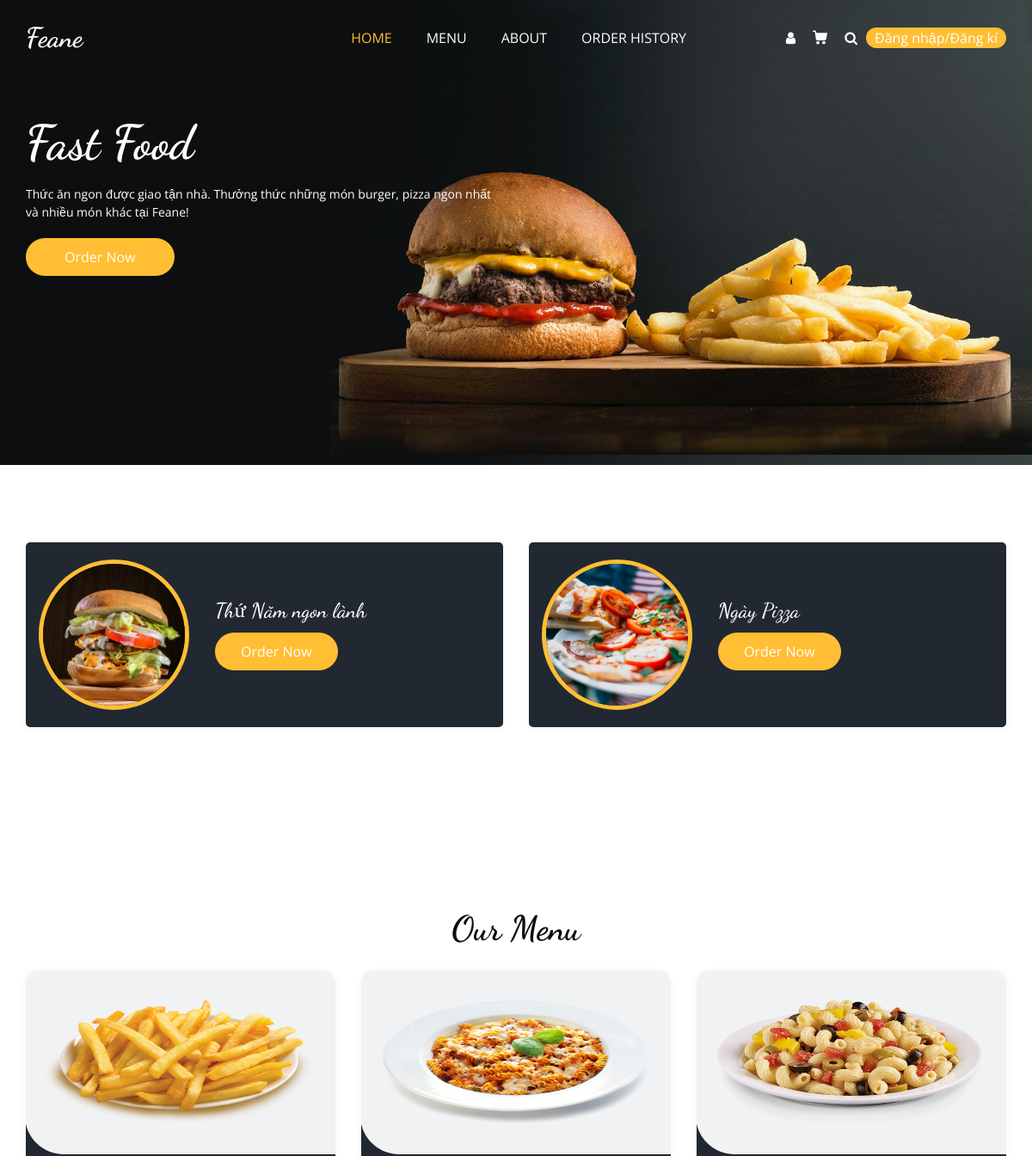
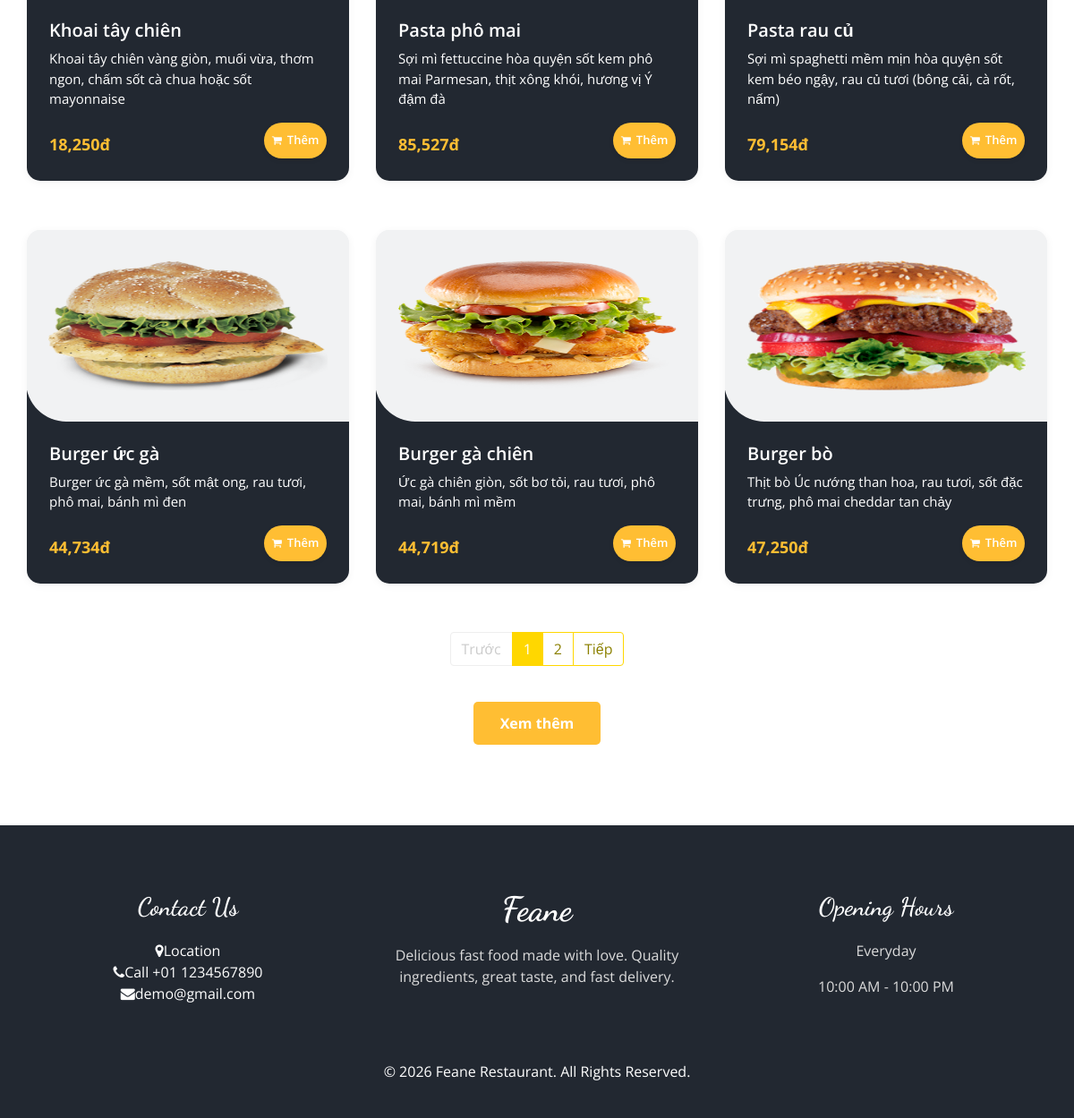
The page / on the database its author committed (2 pictures, top to bottom).
### tables this page shows
CREATE TABLE `products` (
  `id` int(11) NOT NULL,
  `code` varchar(20) NOT NULL,
  `name` varchar(200) NOT NULL,
  `category_id` int(11) NOT NULL,
  `description` text DEFAULT NULL,
  `image` varchar(255) DEFAULT NULL,
  `cost_price` decimal(10,2) NOT NULL,
  `selling_price` decimal(10,2) NOT NULL,
  `stock_quantity` int(11) DEFAULT 0,
  `status` enum('active','inactive') DEFAULT 'active',
  `created_at` timestamp NOT NULL DEFAULT current_timestamp(),
  `updated_at` timestamp NOT NULL DEFAULT current_timestamp() ON UPDATE current_timestamp(),
  `profit_percentage` int(11) DEFAULT NULL
);

### index.php (the view, shortened to what this page needs)
<?php
require_once 'includes/db_connection.php';
$user_info = null;
$limit = 6;
$offset = 0;
$stmt = $pdo->prepare("SELECT p.id, p.name, p.description, p.image, p.cost_price, p.profit_percentage,
                              (p.cost_price * (1 + p.profit_percentage/100)) AS selling_price
                       FROM products p
                       WHERE p.status = 'active'
                       ORDER BY p.id DESC
                       LIMIT ? OFFSET ?");
$stmt->bindParam(1, $limit, PDO::PARAM_INT);
$stmt->bindParam(2, $offset, PDO::PARAM_INT);
$stmt->execute();
$featured = $stmt->fetchAll();
$is_logged_in = isset($_SESSION['user_id']);
?>
<!DOCTYPE html>
<html>
<head>
  <link rel="stylesheet" type="text/css" href="css/bootstrap.css" />
  <link rel="stylesheet" type="text/css" href="https://cdnjs.cloudflare.com/ajax/libs/OwlCarousel2/2.3.4/assets/owl.carousel.min.css" />
  <link rel="stylesheet" href="https://cdnjs.cloudflare.com/ajax/libs/jquery-nice-select/1.1.0/css/nice-select.min.css" />
  <link href="css/font-awesome.min.css" rel="stylesheet" />
  <link href="css/style.css" rel="stylesheet" />
  <link href="css/responsive.css" rel="stylesheet" />
</head>
<body>
<div class="hero_area">
  <div class="bg-box"><img src="images/hero-bg.jpg" alt=""></div>
  <header class="header_section">
    <div class="container">
      <nav class="navbar navbar-expand-lg custom_nav-container">
        <a class="navbar-brand" href="index.php"><span>Feane</span></a>
        <div class="collapse navbar-collapse" id="navbarSupportedContent">
          <ul class="navbar-nav mx-auto">
            <li class="nav-item active"><a class="nav-link" href="index.php">Home</a></li>
            <li class="nav-item"><a class="nav-link" href="menu.php">Menu</a></li>
            <li class="nav-item"><a class="nav-link" href="about.php">About</a></li>
            <li class="nav-item">
              <?php if (isset($_SESSION['user_id'])): ?>
                <a class="nav-link" href="order_history.php">Order History</a>
              <?php else: ?>
                <a class="nav-link" href="user/login.php">Order History</a>
              <?php endif; ?>
            </li>
          </ul>
          <div class="user_option">
            <?php if (isset($_SESSION['user_id']) && $user_info): ?>
              <div class="user-dropdown">
                <button class="user-dropdown-btn" id="userDropdownBtn">
                  <div class="user-icon">
                    <?= strtoupper(substr($user_info['full_name'] ?? $user_info['username'], 0, 1)) ?>
                  </div>
                  <span class="user-name">
                    <?= htmlspecialchars($user_info['full_name'] ?: $user_info['username']) ?>
                  </span>
                  <i class="fa fa-chevron-down" style="color: white; font-size: 12px;"></i>
                </button>
                <div class="dropdown-menu-custom" id="userDropdownMenu">
                  <div class="dropdown-header">
                    <div class="dropdown-header-icon">
                      <?= strtoupper(substr($user_info['full_name'] ?? $user_info['username'], 0, 1)) ?>
                    </div>
                    <div class="dropdown-header-info">
                      <h6><?= htmlspecialchars($user_info['full_name'] ?: $user_info['username']) ?></h6>
                      <p><?= htmlspecialchars($user_info['email']) ?></p>
                      <?php if ($user_info['role'] === 'admin'): ?>
                        <span class="role-badge">Quản trị viên</span>
                      <?php endif; ?>
                    </div>
                  </div>
                  <a href="user/profile.php" class="dropdown-item-custom">
                    <i class="fa fa-user"></i>
                    <span>Thông tin tài khoản</span>
                  </a>
                  <div class="dropdown-divider"></div>
                  <a href="user/logout.php" class="dropdown-item-custom text-danger">
                    <i class="fa fa-sign-out"></i>
                    <span>Đăng xuất</span>
                  </a>
                </div>
              </div>
            <?php else: ?>
              <a href="user/login.php" class="user_link">
                <i class="fa fa-user" aria-hidden="true"></i>
              </a>
            <?php endif; ?>
            <a class="cart_link" href="cart.php">
            </a>
            <a href="search.php" class="btn nav_search-btn">
              <i class="fa fa-search" aria-hidden="true"></i>
            </a>
            <div class="order_online">
              <?php if (isset($_SESSION['user_id'])): ?>
                <a href="user/logout.php" style="color: white;">Đăng xuất</a>
              <?php else: ?>
                <a href="user/login.php" style="color: white;">Đăng nhập/Đăng kí</a>
              <?php endif; ?>
            </div>
          </div>
        </div>
      </nav>
    </div>
  </header>
  <section class="slider_section">
    <div id="customCarousel1" class="carousel slide" data-ride="carousel">
      <div class="carousel-inner">
        <div class="carousel-item active">
          <div class="container">
            <div class="row">
              <div class="col-md-7 col-lg-6">
                <div class="detail-box">
                  <h1>Fast Food</h1>
                  <p>
                    Thức ăn ngon được giao tận nhà. Thưởng thức những món burger, pizza ngon nhất và nhiều món khác tại Feane!
                  </p>
                  <div class="btn-box">
                    <a href="<?= isset($_SESSION['user_id']) ? 'menu.php' : 'user/login.php' ?>" class="btn1">Order Now</a>
                  </div>
                </div>
              </div>
            </div>
          </div>
        </div>
      </div>
    </div>
  </section>
</div>
<div class="main-content">
  <section class="offer_section layout_padding-bottom">
    <div class="offer_container">
      <div class="container">
        <div class="row">
          <div class="col-md-6">
            <div class="box">
              <div class="img-box"><img src="images/o1.jpg" alt=""></div>
              <div class="detail-box">
                <h5>Thứ Năm ngon lành</h5>
                <a href="<?= isset($_SESSION['user_id']) ? 'menu.php' : 'user/login.php' ?>">Order Now</a>
              </div>
            </div>
          </div>
          <div class="col-md-6">
            <div class="box">
              <div class="img-box"><img src="images/o2.jpg" alt=""></div>
              <div class="detail-box">
                <h5>Ngày Pizza</h5>
                <a href="<?= isset($_SESSION['user_id']) ? 'menu.php' : 'user/login.php' ?>">Order Now</a>
              </div>
            </div>
          </div>
        </div>
      </div>
    </div>
  </section>
  <section class="food_section layout_padding">
    <div class="container">
      <div class="heading_container heading_center">
        <h2>Our Menu</h2>
      </div>
      <div class="filters-content">
        <div class="row grid" id="product-grid">
          <?php if (empty($featured)): ?>
            <div class="col-12 text-center">Chưa có sản phẩm nào.</div>
          <?php else: ?>
            <?php foreach ($featured as $prod): ?>
              <div class="col-sm-6 col-lg-4">
                <div class="box">
                  <a href="product_detail.php?id=<?= $prod['id'] ?>">
                    <div class="img-box"><img src="<?= htmlspecialchars($prod['image']) ?>" alt="<?= htmlspecialchars($prod['name']) ?>"></div>
                  </a>
                  <div class="detail-box">
                    <h5><?= htmlspecialchars($prod['name']) ?></h5>
                    <p><?= htmlspecialchars($prod['description']) ?></p>
                    <div class="options">
                      <h6><?= number_format($prod['selling_price']) ?>đ</h6>
                      <?php if ($is_logged_in): ?>
                        <button class="add-to-cart-btn"
                                data-id="<?= $prod['id'] ?>"
                                data-name="<?= htmlspecialchars($prod['name']) ?>"
                                data-price="<?= $prod['selling_price'] ?>"
                                data-image="<?= htmlspecialchars($prod['image']) ?>">
                          <i class="fa fa-shopping-cart"></i> Thêm
                        </button>
                      <?php else: ?>
                        <a href="user/login.php" class="add-to-cart-btn">
                          <i class="fa fa-shopping-cart"></i> Thêm
                        </a>
                      <?php endif; ?>
                    </div>
                  </div>
                </div>
              </div>
            <?php endforeach; ?>
          <?php endif; ?>
        </div>
      </div>
      <div id="pagination-container"></div>
      <div class="view-more-container">
        <a href="menu.php" class="btn-view-more">Xem thêm</a>
      </div>
    </div>
  </section>
</div>
<footer class="footer_section">
  <div class="container">
    <div class="row">
      <div class="col-md-4 footer-col">
        <div class="footer_contact">
          <h4>Contact Us</h4>
          <div class="contact_link_box">
            <div><i class="fa fa-map-marker"></i><span>Location</span></div>
            <div><i class="fa fa-phone"></i><span>Call +01 1234567890</span></div>
            <div><i class="fa fa-envelope"></i><span>demo@gmail.com</span></div>
          </div>
        </div>
      </div>
      <div class="col-md-4 footer-col">
        <div class="footer_detail">
          <a href="" class="footer-logo">Feane</a>
          <p>Delicious fast food made with love. Quality ingredients, great taste, and fast delivery.</p>
        </div>
      </div>
      <div class="col-md-4 footer-col">
        <h4>Opening Hours</h4>
        <p>Everyday</p>
        <p>10:00 AM - 10:00 PM</p>
      </div>
    </div>
    <div class="footer-info">
      <p>&copy; <span id="displayYear"></span> Feane Restaurant. All Rights Reserved.</p>
    </div>
  </div>
</footer>
</body>
</html>

### css/responsive.css (style rules this page uses)
@media (min-width: 1200px) { .container { max-width: 1170px; } }

### index.php (style rules this page uses)
.hero_area { min-height: auto !important; }
.view-more-container { display: flex; justify-content: center; margin-top: 40px; }
.btn-view-more { background-color: #ffbe33; color: white; padding: 12px 30px; border-radius: 5px; text-decoration: none; font-weight: bold; transition: all 0.3s; }
#product-grid { transition: opacity 0.4s ease; }
.cart_link { position: relative; }
.add-to-cart-btn { background: #ffbe33; border: none; cursor: pointer; padding: 8px 18px; border-radius: 25px; transition: all 0.3s ease; display: inline-flex; align-items: center; justify-content: center; gap: 6px; color: #ffffff; font-weight: 600; font-size: 13px; text-decoration: none; font-family: inherit; line-height: 1; box-shadow: 0 2px 5px rgba(0,0,0,0.1); min-width: 70px; }
.add-to-cart-btn i { font-size: 12px; color: #ffffff; }
.box .options .add-to-cart-btn, .box .options button.add-to-cart-btn, .box .options a.add-to-cart-btn { background: #ffbe33 !important; border: none !important; padding: 8px 18px !important; border-radius: 25px !important; display: inline-flex !important; align-items: center !important; gap: 6px !important; color: #ffffff !important; font-weight: 600 !important; font-size: 13px !important; text-decoration: none !important; font-family: inherit !important; cursor: pointer !important; min-width: 70px !important; box-shadow: 0 2px 5px rgba(0,0,0,0.1) !important; }
.box .options .add-to-cart-btn i, .box .options button.add-to-cart-btn i, .box .options a.add-to-cart-btn i { font-size: 12px !important; color: #ffffff !important; }
.box { margin-bottom: 30px; transition: all 0.3s; border-radius: 10px; overflow: hidden; box-shadow: 0 2px 10px rgba(0,0,0,0.05); }
.box .img-box img { width: 100%; transition: transform 0.3s; }
.box .detail-box { padding: 15px; }
.box .options { display: flex; justify-content: space-between; align-items: center; margin-top: 15px; }
.box .options h6 { color: #ffbe33; font-weight: bold; font-size: 18px; margin: 0; }
.detail-box p { color: white !important; line-height: 1.5; margin-bottom: 10px; font-size: 14px; }

### rows shown on the page
products: image (picture), name "Khoai tây chiên", description "Khoai tây chiên vàng giòn, muối vừa, thơm ngon, chấm sốt cà chua hoặc sốt mayonnaise", selling_price "18,250"
products: image (picture), name "Pasta phô mai", description "Sợi mì fettuccine hòa quyện sốt kem phô mai Parmesan, thịt xông khói, hương vị Ý đậm đà", selling_price "85,527"
products: image (picture), name "Pasta rau củ", description "Sợi mì spaghetti mềm mịn hòa quyện sốt kem béo ngậy, rau củ tươi (bông cải, cà rốt, nấm)", selling_price "79,154"
products: image (picture), name "Burger ức gà", description "Burger ức gà mềm, sốt mật ong, rau tươi, phô mai, bánh mì đen", selling_price "44,734"
products: image (picture), name "Burger gà chiên", description "Ức gà chiên giòn, sốt bơ tỏi, rau tươi, phô mai, bánh mì mềm", selling_price "44,719"
products: image (picture), name "Burger bò", description "Thịt bò Úc nướng than hoa, rau tươi, sốt đặc trưng, phô mai cheddar tan chảy", selling_price "47,250"
